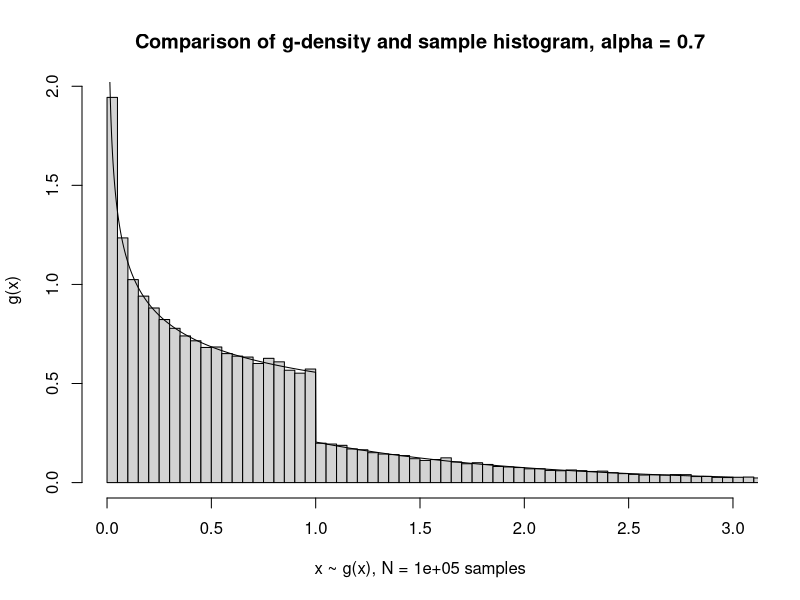
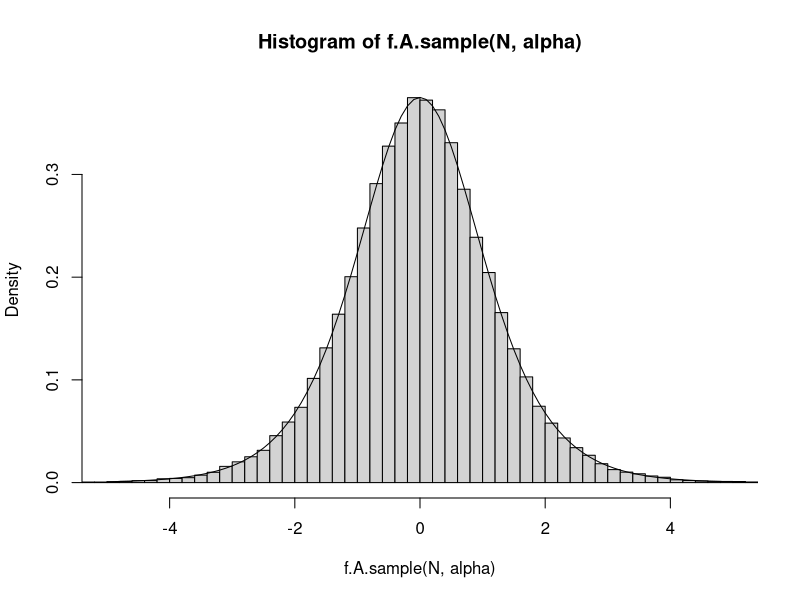

Write R code to recreate these figures, in order.

################ Problem A 1: ################
our.exp.sample = function(n, lambda) {
  # Generates 'n' samples from the Exponential 
  # distribution f(x) = lambda*exp(-lambda*x), x>0.
  xs = -(1.0/lambda)*log(runif(n))
  return(xs)
}

################ Problem A 2: ################
g.A.density = function(x, alpha) {
  c0 = (1.0/alpha + 1.0/exp(1))^(-1)
  if (is.vector(x)){
    ys = numeric(length(x))
    ys[x < 1.0] = c0*(x[x < 1.0])^(alpha - 1)
    ys[1.0 <= x] = c0*exp(-x[1.0 <= x])
    return(ys)
  } else {
    y = NaN
    if (x < 1){
      y = c0*(x)^(alpha - 1)
    } else if (1 <= x) {
      y = c0*exp(-x)
    }
    return(y)  
  }
}

g.A.inv = function(u, alpha) {
  # Assume 0 <= u < 1, 0 < alpha < 1.
  # Adapted to vectors u.
  threshold = 1.0/(1.0 + alpha/exp(1))
  
  if (is.vector(u)) { 
    xs = numeric(length(u))
    xs[u < threshold] = (u[u < threshold]/threshold)^(1.0/alpha)
    xs[threshold <= u] = 1 - log((1 + exp(1)/alpha)*(1 - u[threshold<=u]))
    return(xs)
  }
  else {
    # Scalar version:
    if (u < threshold){
    x = (u/threshold)^(1.0/alpha)
    } 
    else {
      x = 1 - log((1 + exp(1)/alpha)*(1 - u))
    }
    return(x)
  }
}

g.A.sample = function(n, alpha) {
  return(g.A.inv(runif(n), alpha))
}

test.g.A.sample = function(alpha=0.7, breaks=200) {
  N = 100000
  test.g.density = function(x) g.A.density(x, alpha)
  hist(g.A.sample(N, alpha), breaks=breaks, probability=T, xlim=c(0.0, 3.0),
       main=paste("Comparison of g-density and sample histogram, alpha =",
                  alpha), 
       xlab=paste("x ~ g(x),", "N =", N, "samples"), ylab="g(x)")
  curve(test.g.density, from=0.0, to=3.0, n=2000, add=T, 
        ylab="Problem A: g-density")  
}
test.g.A.sample()


################ Problem A 3: ################
# f(x) = c0*exp(alpha*x)/(1 + exp(alpha*x))^2
# c0 = alpha
# F(x) = (1/alpha)*log_e(y/(1 - y))

f.A.density = function(xs, alpha) {
  # Assume 'xs' are of vector type.
  log_ys = log(alpha) + alpha*xs - 2*log(1 + exp(alpha*xs))
  return(exp(log_ys))
}

f.A.sample = function(n, alpha) {
  us = runif(n)
  xs = (1.0/alpha)*(log(us) - log(1 - us))
  return(xs)
}

test.f.A.sample = function(N = 100000,
                           alpha=2.0) {
  test.f.density = function(xs) f.A.density(xs, alpha)
  hist(f.A.sample(N, alpha), probability=T,
       breaks=100,
       xlim=c(-5, 5), ylim=c(0, test.f.density(0.0)))
  curve(test.f.density, add=T)
}
test.f.A.sample(alpha=1.5)


################ Problem A 4: ################
# Use Box-Muller method to generate samples
# from the standard normal N(0, 1) distribution.

box.muller.stdnorm.sample = function(n){
  num_samples = ceiling(n/2)
  u1s = runif(num_samples)
  u2s = runif(num_samples)
  magnitudes = sqrt(-2*log(u1s))
  xs = c(magnitudes*cos(2*pi*u2s), magnitudes*sin(2*pi*u2s))
  return(xs[1:n])
}


################ Problem A 5: ################
# Transform a standard-normal vector of samples
# to a multivariate normal N(mu, Sigma).

# Ganske streng: Lett for å lage matriser A * A^T som
# i prinsippet burde være pos.def. men som i praksis
# mister den egenskapen grunnet numeriske feil.
multivar.norm.sample = function(mu, Sigma) {
  # Perform a single sampling from the multivariate
  # normal distribution N(mu, Sigma). 
  # Expect: mu in R^{N}, Sigma in R^{NxN} > 0.
  n = length(mu)
  A = chol(Sigma)
  std_norm_xs = box.muller.stdnorm.sample(n)
  multivar_xs = A %*% std_norm_xs + mu
  return(multivar_xs)
}
